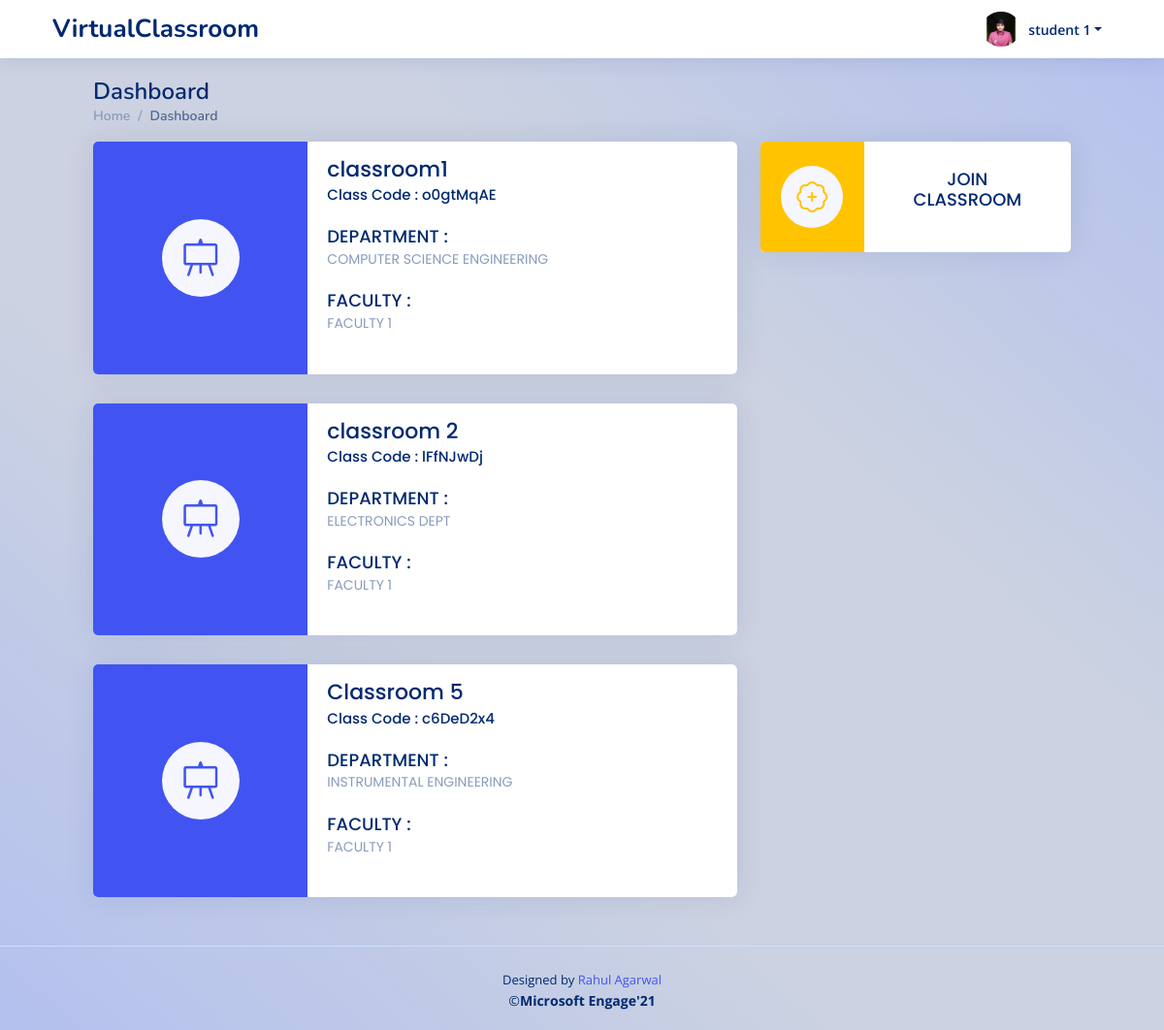
/student_dashboard/ (signed in), run on an earlier commit of the app's database.
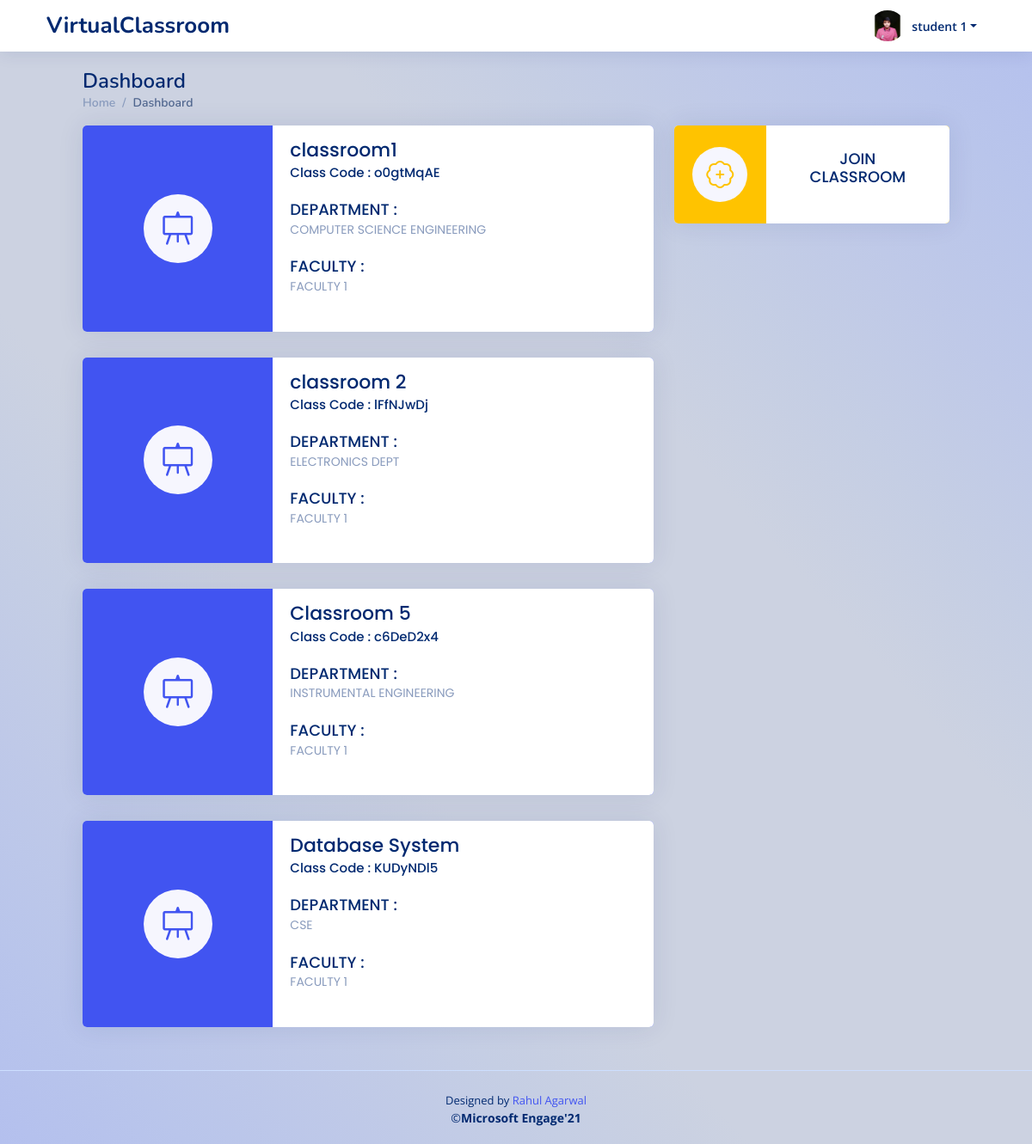
And on a later commit of the database.
### myapp/models.py (models this page shows, shortened)
class ClassRoom(models.Model):
    classId = models.CharField(max_length=10,primary_key=True)
    classname = models.CharField(max_length=50,null=False)
    classDepartment = models.CharField(max_length=50,null=False)
    academicYear = models.CharField(max_length=2,null=False)
    classLink = models.TextField(blank=False,null=True)
    classFacultyID = models.ForeignKey(FacultyDetails,on_delete=models.CASCADE)
    classFacultyName = models.CharField(max_length=100,null=False)
    classTimeTable = models.TextField(blank=True,null=True,default="")
    classCreationTime = models.DateTimeField(default=datetime.now,null=True)

### myapp/views.py (the view, shortened to what this page needs)
# urls.py: path('student_dashboard/',views.studentDashboard,name='studentDashboard'),
@login_required
def studentDashboard(request):
    if request.user.is_active and not request.user.is_staff and not request.user.is_superuser:
        user = request.user
        student = StudentDetails.objects.get(studentId = user.pk)
        userDetails = StudentDetails.objects.get(studentId = user.pk)
        classRoomList = StudentClassroomList.objects.get(studentId_id = user.pk)
        dict = json.loads(classRoomList.classList)
        temp = [*dict]
        classList =[]
        for x in temp:
            temp = ClassRoom.objects.get(classId = x)
            classList.append(temp)
        context={
            'classList' : classList,
            'userDetails' : userDetails
        }
        return render(request,'student/studentDashboard.html',context)
    else:
        return redirect('studentLogin')

### myapp/templates/student/studentDashboard.html (shortened to what this page needs)
{% extends 'base.html' %}
{% block content %}
  <header id="header" class="header fixed-top d-flex align-items-center px-lg-5">
    <div class="d-flex align-items-center justify-content-between">
      <a href="{% url 'studentDashboard' %}" class="logo d-flex align-items-center">
        <span class=" d-lg-block">VirtualClassroom</span>
      </a>
    </div>
    <nav class="header-nav ms-auto">
      <ul class="d-flex align-items-center">
        <li class="nav-item dropdown pe-3">
          <a class="nav-link nav-profile d-flex align-items-center pe-0" href="#" data-bs-toggle="dropdown">
            <img src="{{ userDetails.studentPic.url }}" alt="Profile" class="rounded-circle" style="width:40px;">
            <span class="d-none d-md-block dropdown-toggle ps-2">{{user.first_name}} {{user.last_name}}</span>
          </a>
        </li>
      </ul>
    </nav>
  </header>
  <main id="main" class="main px-lg-5 mx-lg-5">
    <div class="pagetitle">
      <h1>Dashboard</h1>
      <nav>
        <ol class="breadcrumb">
          <li class="breadcrumb-item"><a href="{% url 'studentDashboard' %}">Home</a></li>
          <li class="breadcrumb-item active">Dashboard</li>
        </ol>
      </nav>
    </div>
    <section class="section dashboard">
      <div class="row">
        <div class="col-lg-8">
          <div class="row">
          {% if classList %}
            {% for class in classList %}
                <div class="col-xxl-6 col-lg-12">
                  <a href="{% url 'studentSubject' class.pk %}">
                    <div class="card info-card sales-card pb-0">
                     <div class="row g-0" style="background: #4154f1">
                       <div class="col-md-4 align-self-center ">
                         <div class="card-icon rounded-circle d-flex align-items-center justify-content-center mx-auto" style="height: 5rem; width:5rem;">
                           <i class="bi bi-easel" style="font-size: 2.5rem;"></i>
                         </div>
                       </div>
                       <div class="col-md-8 bg-white">
                         <div class="card-body my-1  mt-2 mb-0">
                           <h5 class="card-title mb-0 pt-2 pb-0" style=" font-size:22px;">{{class.classname | truncatechars:20}}</h5>
                           <h5 class="card-title mt-0 pt-1" style="font-size:15px;">Class Code : {{class.pk}}</h5>
                           <h5 class="card-title pt-0" style="text-transform: uppercase;">DEPARTMENT : <br><span>{{class.classDepartment | truncatechars:28}}</span></h5>
                           <h5 class="card-title pt-0" style="text-transform: uppercase;">FACULTY : <br><span>{{class.classFacultyName | truncatechars:28}}</span></h5>
                         </div>
                       </div>
                     </div>
                   </div>
                  </a>
              </div>
            {% endfor %}
          {% endif %}
          </div>
        </div>
        <div class="col-lg-4">
          <div class="col-xxl-10 col-xl-12">
            <a href="#" data-bs-toggle="modal" data-bs-target="#joinClassroom">
              <div class="card info-card sales-card pb-0">
               <div class="row g-0" style="background: #FFC300">
                 <div class="col-md-4 align-self-center ">
                   <div class="card-icon rounded-circle d-flex align-items-center justify-content-center mx-auto">
                     <i class="bi bi-patch-plus" style="color: #FFC300"  ></i>
                   </div>
                 </div>
                 <div class="col-md-8 bg-white">
                   <div class="card-body my-1  mt-2 mb-0">
                     <h5 class="card-title text-center ">JOIN <br>CLASSROOM</h5>
                   </div>
                 </div>
               </div>
             </div>
            </a>
          </div>
        </div>
      </div>
    </section>
  </main>
  {% include 'partials/_footer.html'%}
{% endblock %}

What changed in the data, as far as the page shows it:
added ClassRoom: classname "Database System", pk "KUDyNDl5", classDepartment "CSE", classFacultyName "FACULTY 1"
